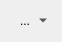
<?xml version="1.0" encoding="UTF-8"?>
<ui version="4.0">
 <class>ToolbarRightWidget</class>
 <widget class="QWidget" name="ToolbarRightWidget">
  <property name="geometry">
   <rect>
    <x>0</x>
    <y>0</y>
    <width>62</width>
    <height>42</height>
   </rect>
  </property>
  <property name="windowTitle">
   <string>Form</string>
  </property>
  <layout class="QHBoxLayout" name="horizontalLayout">
   <property name="leftMargin">
    <number>2</number>
   </property>
   <property name="topMargin">
    <number>2</number>
   </property>
   <property name="rightMargin">
    <number>2</number>
   </property>
   <property name="bottomMargin">
    <number>2</number>
   </property>
   <item>
    <widget class="QToolButton" name="toolButton">
     <property name="text">
      <string>...</string>
     </property>
     <property name="icon">
      <iconset resource="qpacman.qrc">
       <normaloff>:/pics/configure.png</normaloff>:/pics/configure.png</iconset>
     </property>
     <property name="iconSize">
      <size>
       <width>22</width>
       <height>22</height>
      </size>
     </property>
     <property name="popupMode">
      <enum>QToolButton::MenuButtonPopup</enum>
     </property>
     <property name="autoRaise">
      <bool>true</bool>
     </property>
    </widget>
   </item>
  </layout>
 </widget>
 <resources>
  <include location="qpacman.qrc"/>
 </resources>
 <connections/>
</ui>
